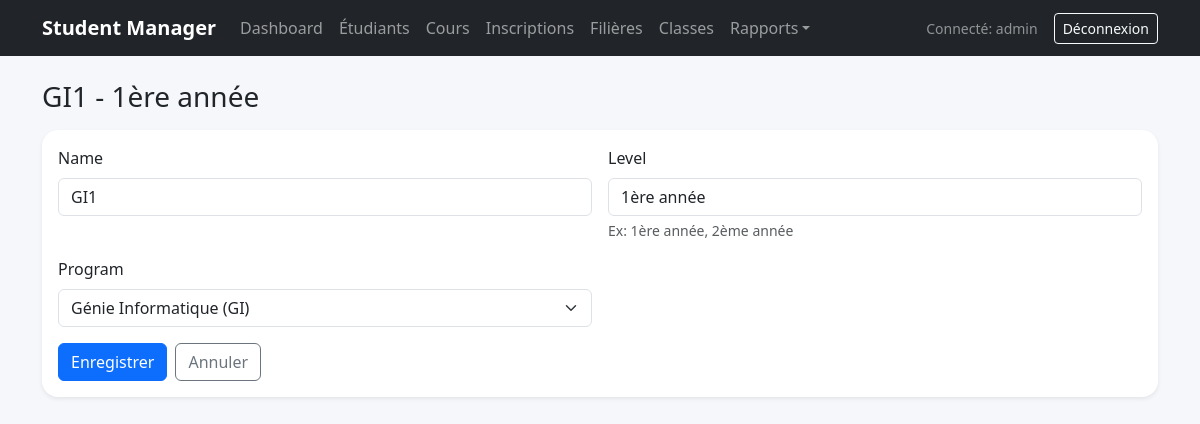
The page /classrooms/1/edit/ (signed in) on the database its author committed.
### academics/models.py (models this page shows, shortened)
class ClassRoom(models.Model):
    name = models.CharField(max_length=120)
    level = models.CharField(max_length=50, help_text='Ex: 1ère année, 2ème année')
    program = models.ForeignKey(Program, on_delete=models.CASCADE, related_name='classrooms')
    class Meta:
        ordering = ['program__name', 'level', 'name']
        verbose_name = 'Classe'
        verbose_name_plural = 'Classes'
        unique_together = ('name', 'level', 'program')
    def __str__(self):
        return f"{self.name} - {self.level}"

### academics/views.py (the view)
# urls.py: path('classrooms/<int:pk>/edit/', views.ClassRoomUpdateView.as_view(), name='classroom_edit'),
class ClassRoomUpdateView(LoginRequiredMixin, PermissionRequiredMixin, SuccessMessageMixin, UpdateView):
    model = ClassRoom
    form_class = ClassRoomForm
    permission_required = 'academics.change_classroom'
    template_name = 'academics/classroom_form.html'
    success_url = reverse_lazy('classroom_list')
    success_message = 'Classe modifiée avec succès.'

### academics/forms.py
class ClassRoomForm(forms.ModelForm):
    class Meta:
        model = ClassRoom
        fields = ['name', 'level', 'program']

### academics/models.py (called while the page is built)
    def __str__(self):
        return f"{self.name} ({self.code})"

### templates/academics/classroom_form.html (shortened to what this page needs)
{% extends 'base.html' %}
{% block content %}
<h1 class="h3 mb-3">{{ view.object|default:'Nouvelle classe' }}</h1>
<div class="card shadow-sm"><div class="card-body">
    <form method="post">
        {% include 'academics/partials/form_fields.html' %}
        <div class="mt-3 d-flex gap-2">
            <button class="btn btn-primary" type="submit">Enregistrer</button>
            <a class="btn btn-outline-secondary" href="{% url 'classroom_list' %}">Annuler</a>
        </div>
    </form>
</div></div>
{% endblock %}

### templates/base.html (shortened to what this page needs)
{% load static %}
<!DOCTYPE html>
<html lang="fr">
<head>
    <link href="https://cdn.jsdelivr.net/npm/bootstrap@5.3.3/dist/css/bootstrap.min.css" rel="stylesheet">
    <link rel="stylesheet" href="{% static 'css/app.css' %}">
</head>
<body>
    <nav class="navbar navbar-expand-lg navbar-dark bg-dark mb-4">
        <div class="container">
            <a class="navbar-brand" href="{% url 'dashboard' %}">Student Manager</a>
            {% if user.is_authenticated %}
            <div class="collapse navbar-collapse" id="mainNav">
                <ul class="navbar-nav me-auto mb-2 mb-lg-0">
                    <li class="nav-item"><a class="nav-link" href="{% url 'dashboard' %}">Dashboard</a></li>
                    <li class="nav-item"><a class="nav-link" href="{% url 'student_list' %}">Étudiants</a></li>
                    <li class="nav-item"><a class="nav-link" href="{% url 'course_list' %}">Cours</a></li>
                    <li class="nav-item"><a class="nav-link" href="{% url 'enrollment_list' %}">Inscriptions</a></li>
                    <li class="nav-item"><a class="nav-link" href="{% url 'program_list' %}">Filières</a></li>
                    <li class="nav-item"><a class="nav-link" href="{% url 'classroom_list' %}">Classes</a></li>
                    <li class="nav-item dropdown">
                        <a class="nav-link dropdown-toggle" href="#" role="button" data-bs-toggle="dropdown">Rapports</a>
                    </li>
                </ul>
                <div class="d-flex align-items-center gap-3">
                    <span class="text-white-50 small">Connecté: {{ user.username }}</span>
                    <form method="post" action="{% url 'logout' %}">
                        <button class="btn btn-outline-light btn-sm" type="submit">Déconnexion</button>
                    </form>
                </div>
            </div>
            {% endif %}
        </div>
    </nav>
    <main class="container pb-5">
        {% block content %}{% endblock %}
    </main>
</body>
</html>

### templates/academics/partials/form_fields.html (shortened to what this page needs)
<div class="row g-3">
    {% for field in form %}
        <div class="col-md-6">
            <label class="form-label" for="{{ field.id_for_label }}">{{ field.label }}</label>
            {{ field }}
            {% if field.help_text %}<div class="form-text">{{ field.help_text }}</div>{% endif %}
        </div>
    {% endfor %}
</div>

### static/css/app.css (style rules this page uses)
body { background-color: #f5f7fb; }
.card { border: 0; border-radius: 1rem; }
.navbar-brand { font-weight: 700; }

### rows shown on the page
ClassRoom: object "GI1 - 1ère année", form "GI1" "1ère année" "Génie Informatique (GI)"

### other values the page prints
{{ user.username }} "admin"
{{ field.label }} "Name" "Level" "Program"
{{ field.help_text }} "Ex: 1ère année, 2ème année"
